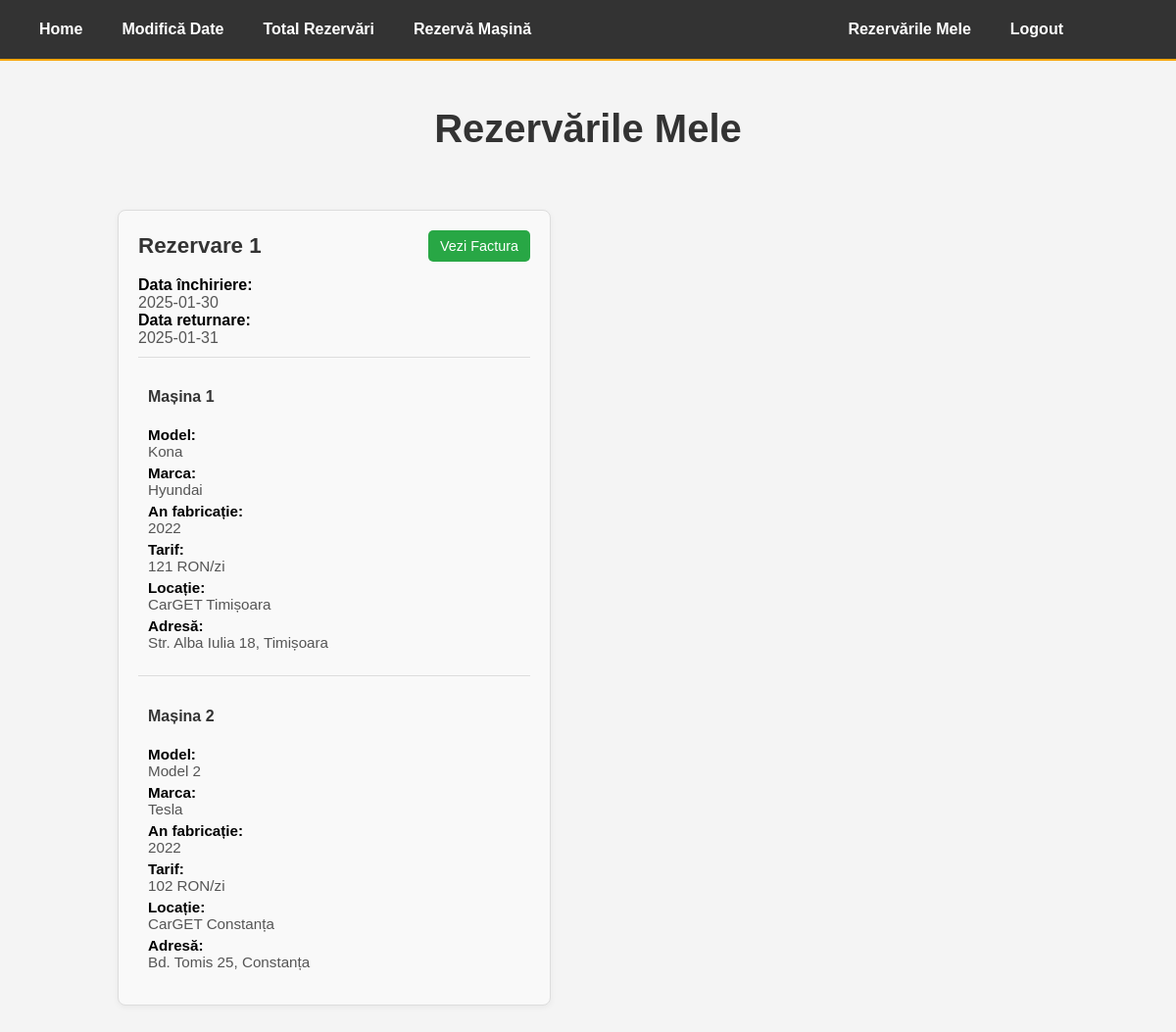
/rezervarile-mele (signed in), run on the app's committed database.
### website/tabele.py (models this page shows)
class Rezervare(db.Model):
    id = db.Column("ID_Rezervare", db.Integer, primary_key=True)
    id_client = db.Column("ID_Client", db.Integer, db.ForeignKey('client.ID_Client'), nullable=False)
    data_inchiriere = db.Column("Data_Inchiriere", db.DateTime, default=func.now())
    data_returnare = db.Column("Data_Returnare", db.DateTime, default=func.now())
    facturi = db.relationship('Factura', backref='rezervare', uselist=False)
    masini = db.relationship('RezervariMasini', backref='rezervare', lazy=True)

class Model(db.Model):
    id = db.Column("ID_Model", db.Integer, primary_key=True)
    id_marca = db.Column("ID_Marca", db.Integer, db.ForeignKey('marca.ID_Marca'), nullable=False)
    denumire = db.Column("Denumire", db.String(100), nullable=False, unique=True)
    descriere = db.Column("Descriere", db.String(500))
    masini = db.relationship('Masina', backref='model', lazy=True)

class Marca(db.Model):
    id = db.Column("ID_Marca", db.Integer, primary_key=True)
    denumire = db.Column("Denumire", db.String(50), nullable=False, unique=True)
    descriere = db.Column("Descriere", db.String(500))
    modele = db.relationship('Model', backref='marca', lazy=True)

class Masina(db.Model):
    id = db.Column("ID_Masina", db.Integer, primary_key=True)
    id_model = db.Column("ID_Model", db.Integer, db.ForeignKey('model.ID_Model'), nullable=False)
    id_locatie = db.Column("ID_Locatie", db.Integer, db.ForeignKey('locatie.ID_Locatie'), nullable=False)
    an_fabricatie = db.Column("An_Fabricatie", db.Integer, nullable=False)
    tarif = db.Column("Tarif", db.Numeric, nullable=False)
    imagine_url = db.Column("Imagine_URL", db.String(255))
    is_active = db.Column("IsActive", db.Boolean, nullable=False, default=True)

class Locatie(db.Model):
    id = db.Column("ID_Locatie", db.Integer, primary_key=True)
    nume = db.Column("Nume_Locatie", db.String(100), nullable=False, unique=True)
    oras = db.Column("Oras", db.String(50), nullable=False)
    adresa = db.Column("Adresa", db.String(100), nullable=False)
    masini = db.relationship('Masina', backref='locatie', lazy=True)

### website/views.py (the view)
@views.route('/rezervarile-mele', methods=['GET'])
@login_required  # Asigura ca doar utilizatorii autentificati pot accesa aceasta ruta
def rezervarile_mele():
    client_query = "SELECT ID_Client FROM Client WHERE Email = ?"
    client = execute_query(client_query, (current_user.email,), fetchone=True)
    if not client:
        return render_template("rezervarile_mele.html", rezervari={}, user=current_user)
    id_client = client[0]
    rezervari_query = """
    SELECT
        r.ID_Rezervare,
        r.Data_Inchiriere,
        r.Data_Returnare,
        f.Numar_Factura,
        f.Data_Plata,
        f.Data_Emitere,
        f.Suma_Totala,
        mo.Denumire AS Model,
        ma.Denumire AS Marca,
        m.An_Fabricatie,
        m.Tarif,
        l.Nume_Locatie,
        l.Adresa
    FROM
        Rezervare r
    JOIN
        Factura f ON r.ID_Rezervare = f.ID_Rezervare
    JOIN
        rezervari_masini rm ON r.ID_Rezervare = rm.ID_Rezervare
    JOIN
        Masina m ON rm.ID_Masina = m.ID_Masina
    JOIN
        Model mo ON m.ID_Model = mo.ID_Model
    JOIN
        Marca ma ON mo.ID_Marca = ma.ID_Marca
    JOIN
        Locatie l ON m.ID_Locatie = l.ID_Locatie
    WHERE
        r.ID_Client = ?
    ORDER BY
        r.Data_Inchiriere DESC
    """
    rezervari_raw = execute_query(rezervari_query, (id_client,))
    today = datetime.now().date()  # Obtine data curenta
    rezervari = {}  # Dicționar pentru organizarea datelor rezervarilor
    for row in rezervari_raw:
        rezervare_id = row[0]  # ID-ul rezervarii curente
        data_inchiriere = datetime.strptime(row[1], "%Y-%m-%d").date()  # Converteste data din string in obiect de tip data
        if rezervare_id not in rezervari:
            rezervari[rezervare_id] = {
                "Data_Inchiriere": row[1],
                "Data_Returnare": row[2],
                "Factura": {
                    "Numar_Factura": row[3],
                    "Data_Plata": row[4],
                    "Data_Emitere": row[5],
                    "Suma_Totala": row[6],
                },
                "Masini": [],  # Lista goala pentru masinile asociate acestei rezervari
                "Can_Cancel": data_inchiriere > today,  # Determina daca rezervarea poate fi anulata (inca nu a inceput)
            }
        rezervari[rezervare_id]["Masini"].append({
            "Model": row[7],
            "Marca": row[8],
            "An_Fabricatie": row[9],
            "Tarif": row[10],
            "Nume_Locatie": row[11],
            "Adresa": row[12]
        })
    return render_template("rezervarile_mele.html", rezervari=rezervari, user=current_user)

### website/views.py (called while the page is built)
def execute_query(query, params=(), fetchone=False):
    connection = sqlite3.connect(path.join('instance', 'database.db'))
    cursor = connection.cursor()
    cursor.execute(query, params)
    data = cursor.fetchone() if fetchone else cursor.fetchall()
    connection.commit()
    connection.close()
    return data

### website/templates/rezervarile_mele.html (shortened to what this page needs)
{% extends "base.html" %}
{% block content %}
<h1 align="center">Rezervările Mele</h1>
<div class="container">
    {% if rezervari %}
        <div class="masini-container">
            {% for rezervare_id, rezervare in rezervari.items() %}
                <div class="masina-panou-selectata">
                    <div class="header-rezervare">
                        <h3>Rezervare {{ loop.index }}</h3>
                        <button
                            class="vezi-factura-btn"
                            data-numar-factura="{{ rezervare['Factura']['Numar_Factura'] or 'N/A' }}"
                            data-data-plata="{{ rezervare['Factura']['Data_Plata'] or 'N/A' }}"
                            data-data-emitere="{{ rezervare['Factura']['Data_Emitere'] or 'N/A' }}"
                            data-suma-totala="{{ rezervare['Factura']['Suma_Totala'] or '0.00' }}"
                            onclick="showFacturaModal(this)">
                            Vezi Factura
                        </button>
                    </div>
                    <p><strong>Data închiriere:</strong> <span>{{ rezervare['Data_Inchiriere'] }}</span></p>
                    <p><strong>Data returnare:</strong> <span>{{ rezervare['Data_Returnare'] }}</span></p>
                    {% for masina_index, masina in enumerate(rezervare['Masini'], start=1) %}
                        <div class="masina-details">
                            <h4>Mașina {{ masina_index }}</h4>
                            <p><strong>Model:</strong> <span>{{ masina['Model'] }}</span></p>
                            <p><strong>Marca:</strong> <span>{{ masina['Marca'] }}</span></p>
                            <p><strong>An fabricație:</strong> <span>{{ masina['An_Fabricatie'] }}</span></p>
                            <p><strong>Tarif:</strong> <span>{{ masina['Tarif'] }} RON/zi</span></p>
                            <p><strong>Locație:</strong> <span>{{ masina['Nume_Locatie'] }}</span></p>
                            <p><strong>Adresă:</strong> <span>{{ masina['Adresa'] }}</span></p>
                        </div>
                    {% endfor %}
                </div>
            {% endfor %}
        </div>
    {% else %}
        <p class="error-messages">Nu aveți rezervări!</p>
    {% endif %}
</div>
{% endblock %}

### website/static/styles.css (style rules this page uses)
body { font-family: 'Poppins', sans-serif; margin: 0; padding: 0; background-color: #f4f4f4; color: #333; }
h1, h3 { font-family: 'Poppins', sans-serif; }
h1 { font-size: 2.5rem; margin-bottom: 20px; color: #333; }
.container { max-width: 1000px; margin: auto; padding: 20px; }
.masini-container { display: flex; flex-wrap: wrap; justify-content: flex-start; gap: 20px; margin-top: 20px; }
.masina-panou-selectata { display: flex; flex-direction: column; padding: 20px; background-color: #f9f9f9; border: 1px solid #ddd; border-radius: 8px; box-shadow: 0px 2px 6px rgba(0, 0, 0, 0.05); margin-bottom: 20px; width: 400px; word-wrap: break-word; }
.masina-panou-selectata h3 { text-align: left; grid-column: 1 / -1; margin-bottom: 10px; font-size: 1.5rem; color: #333; }
.masina-panou-selectata p { margin: 0; color: #555; font-size: 1rem; }
.masina-panou-selectata p span { display: block; word-wrap: break-word; max-width: 400px; white-space: normal; text-align: left; }
.masina-panou-selectata p strong { font-weight: 600; color: #000; }
.masina-details { margin-top: 10px; padding: 10px; border-top: 1px solid #ddd; }
.header-rezervare { display: flex; justify-content: space-between; align-items: center; gap: 10px; margin-bottom: 15px; }
.header-rezervare h3 { margin: 0; font-size: 1.4rem; color: #333; }
.vezi-factura-btn { background-color: #28a745; color: white; font-size: 0.9rem; padding: 8px 12px; border: none; border-radius: 5px; cursor: pointer; text-align: center; transition: background-color 0.3s ease-in-out; }
.masina-details p { margin: 5px 0; color: #555; font-size: 0.95rem; }

### data on the page
Rezervare: Data_Inchiriere "2025-01-30", Data_Returnare "2025-01-31"
Model: Model "Kona"
Marca: Marca "Hyundai"
Masina: An_Fabricatie "2022", Tarif "121"
Locatie: Nume_Locatie "CarGET Timișoara", Adresa "Str. Alba Iulia 18, Timișoara"
Model: Model "Model 2"
Marca: Marca "Tesla"
Masina: An_Fabricatie "2022", Tarif "102"
Locatie: Nume_Locatie "CarGET Constanța", Adresa "Bd. Tomis 25, Constanța"

### other printed values
{{ masina_index }} "1" "2"
